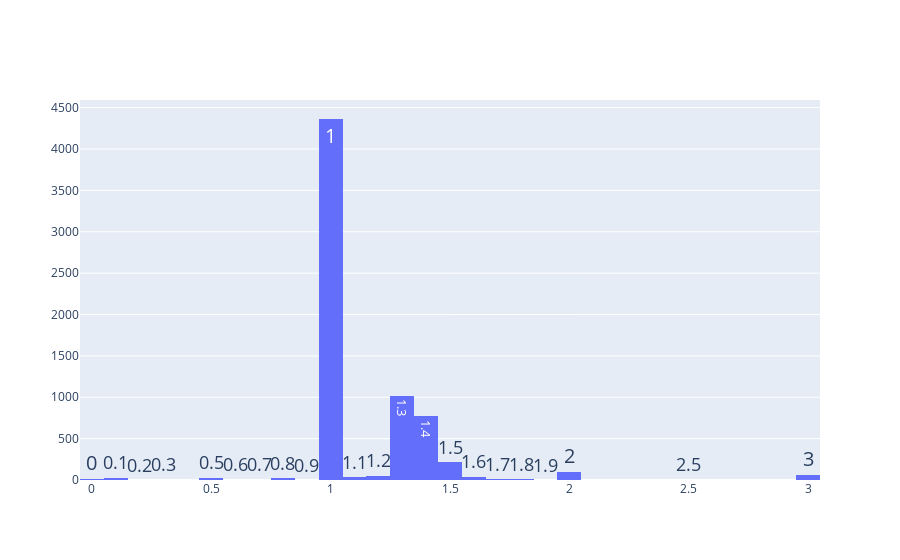

Here is the notebook cell this chart was saved with:
### Code cell
import plotly.graph_objects as go

numbers = asdf.filter(pl.col('raptors').eq(True))['raptor_graceperiodmult'].to_list()
fig = go.Figure()
fig.add_trace(
    go.Histogram(
        x=numbers,
        name='Markers and Text',
        texttemplate='%{x}',
        textfont_size=20,
        # textposition='inside',
        # xbins={'start': 0, 'end': 10, 'size': 0.2},
        # nbinsx=20,
    )
)

fig.show()

### Figure 1 — Plotly figure (JSON) as saved in the notebook; plotly's stock layout.template omitted (floating-point values rounded to 4 significant figures; data arrays with more than 128 entries replaced by an {"elided": "..."} marker saying what was removed)
{"data": [{"name": "Markers and Text", "textfont": {"size": 20}, "texttemplate": "%{x}", "type": "histogram", "x": {"elided": "6781 float values"}}], "layout": {}}
